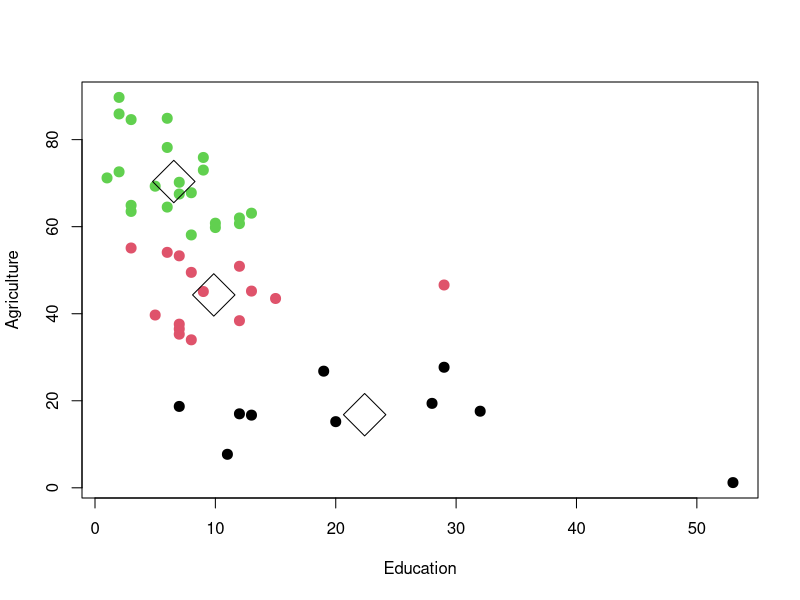
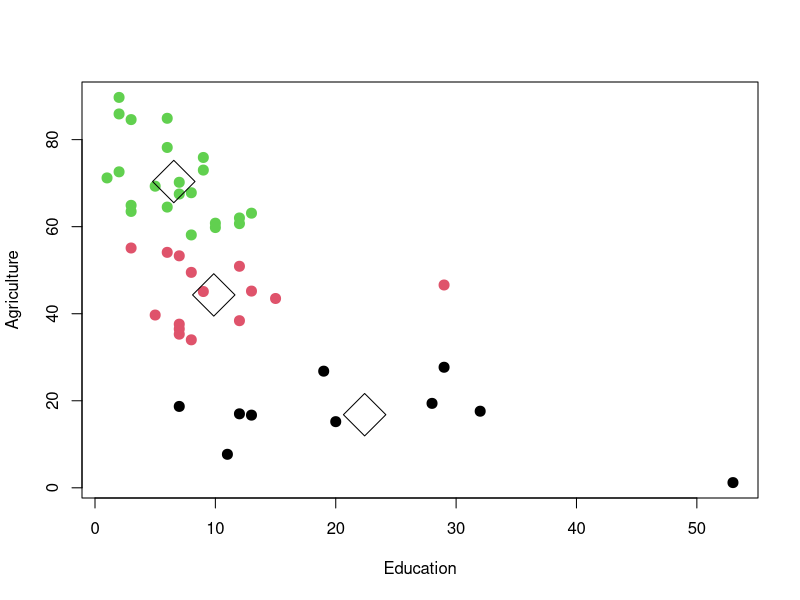

Recreate these plots in R, in order.
## ---- chunk 1
selectedData <- swiss[, c("Education", "Agriculture")]
kclust <- kmeans(selectedData, 3)
plot(selectedData, col=kclust$cluster, pch=20, cex=2)
points(kclust$centers, pch=5, cex=4, lwd=1)
## ---- chunk 2
plot(selectedData, col=kclust$cluster, pch=20, cex=2)
points(kclust$centers, pch=5, cex=4, lwd=1)
